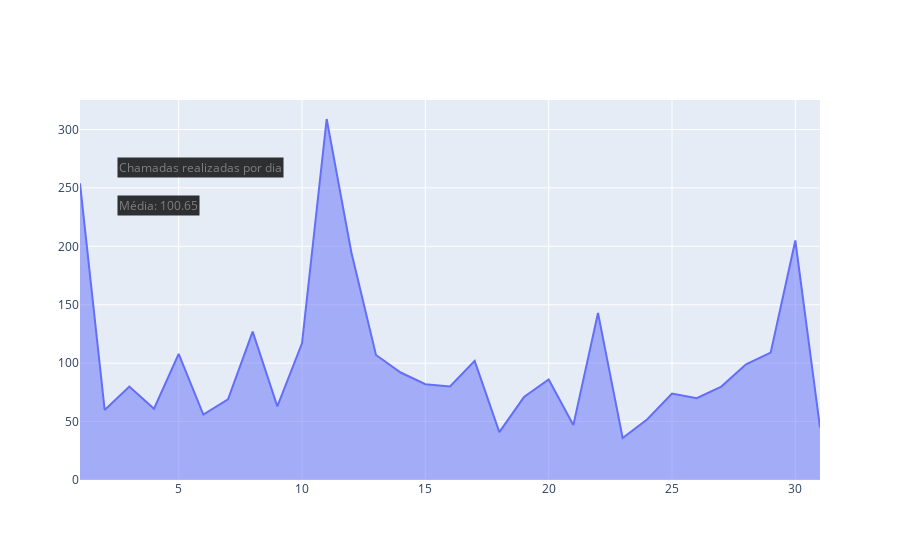

The code cell stored with this chart in its notebook:
### Code cell
base3 = base.groupby('Dia')['Chamadas Realizadas'].sum().reset_index()

fig2 = go.Figure(go.Scatter(x=base3['Dia'], y=base3['Chamadas Realizadas'], mode='lines', fill='tonexty'))
fig2.add_annotation(text='Chamadas realizadas por dia',
                    xref='paper', yref='paper',
                    font=dict(size=12, color='gray'),
                    align='center', bgcolor='rgba(0, 0, 0, 0.8)',
                    x=0.05, y=0.85, showarrow=False)
fig2.add_annotation(text=f'Média: {round(base3["Chamadas Realizadas"].mean(), 2)}',
                    xref='paper', yref='paper',
                    font=dict(size=12, color='gray'),
                    align='center', bgcolor='rgba(0, 0, 0, 0.8)',
                    x= 0.05, y=0.75, showarrow=False)
fig2.show()

### Figure 1 — Plotly figure (JSON) as saved in the notebook; plotly's stock layout.template omitted (floating-point values rounded to 4 significant figures)
{"data": [{"fill": "tonexty", "mode": "lines", "type": "scatter", "x": [1, 2, 3, 4, 5, 6, 7, 8, 9, 10, 11, 12, 13, 14, 15, 16, 17, 18, 19, 20, 21, 22, 23, 24, 25, 26, 27, 28, 29, 30, 31], "y": [254, 60, 80, 61, 108, 56, 69, 127, 63, 117, 309, 195, 107, 92, 82, 80, 102, 41, 71, 86, 47, 143, 36, 52, 74, 70, 80, 99, 109, 205, 45]}], "layout": {"annotations": [{"align": "center", "bgcolor": "rgba(0, 0, 0, 0.8)", "font": {"color": "gray", "size": 12}, "showarrow": false, "text": "Chamadas realizadas por dia", "x": 0.05, "xref": "paper", "y": 0.85, "yref": "paper"}, {"align": "center", "bgcolor": "rgba(0, 0, 0, 0.8)", "font": {"color": "gray", "size": 12}, "showarrow": false, "text": "Média: 100.65", "x": 0.05, "xref": "paper", "y": 0.75, "yref": "paper"}]}}
